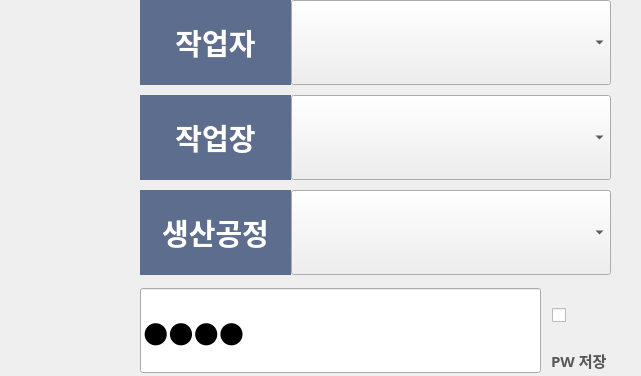
       <widget class="QFrame" name="main_c_frame">
        <property name="frameShape">
         <enum>QFrame::NoFrame</enum>
        </property>
        <property name="frameShadow">
         <enum>QFrame::Raised</enum>
        </property>
        <layout class="QVBoxLayout" name="verticalLayout_6">
         <property name="spacing">
          <number>10</number>
         </property>
         <property name="leftMargin">
          <number>140</number>
         </property>
         <property name="topMargin">
          <number>0</number>
         </property>
         <property name="rightMargin">
          <number>30</number>
         </property>
         <property name="bottomMargin">
          <number>0</number>
         </property>
         <item>
          <widget class="QFrame" name="empl_frame">
           <property name="minimumSize">
            <size>
             <width>471</width>
             <height>0</height>
            </size>
           </property>
           <property name="maximumSize">
            <size>
             <width>491</width>
             <height>91</height>
            </size>
           </property>
           <property name="frameShape">
            <enum>QFrame::NoFrame</enum>
           </property>
           <property name="frameShadow">
            <enum>QFrame::Raised</enum>
           </property>
           <layout class="QHBoxLayout" name="horizontalLayout_7">
            <property name="spacing">
             <number>0</number>
            </property>
            <property name="leftMargin">
             <number>0</number>
            </property>
            <property name="topMargin">
             <number>0</number>
            </property>
            <property name="rightMargin">
             <number>0</number>
            </property>
            <property name="bottomMargin">
             <number>0</number>
            </property>
            <item alignment="Qt::AlignTop">
             <widget class="QLabel" name="empl_label">
              <property name="minimumSize">
               <size>
                <width>151</width>
                <height>85</height>
               </size>
              </property>
              <property name="maximumSize">
               <size>
                <width>151</width>
                <height>85</height>
               </size>
              </property>
              <property name="font">
               <font>
                <family>맑은 고딕</family>
                <pointsize>22</pointsize>
                <weight>75</weight>
                <italic>false</italic>
                <bold>true</bold>
               </font>
              </property>
              <property name="styleSheet">
               <string notr="true">background: #5D6D8E;
color: white;</string>
              </property>
              <property name="text">
               <string>작업자</string>
              </property>
              <property name="alignment">
               <set>Qt::AlignCenter</set>
              </property>
             </widget>
            </item>
            <item alignment="Qt::AlignTop">
             <widget class="QComboBox" name="empl_combo">
              <property name="sizePolicy">
               <sizepolicy hsizetype="Preferred" vsizetype="Preferred">
                <horstretch>0</horstretch>
                <verstretch>0</verstretch>
               </sizepolicy>
              </property>
              <property name="minimumSize">
               <size>
                <width>0</width>
                <height>85</height>
               </size>
              </property>
              <property name="maximumSize">
               <size>
                <width>16777215</width>
                <height>85</height>
               </size>
              </property>
              <property name="font">
               <font>
                <family>맑은 고딕</family>
                <pointsize>22</pointsize>
                <weight>75</weight>
                <bold>true</bold>
               </font>
              </property>
              <property name="cursor">
               <cursorShape>PointingHandCursor</cursorShape>
              </property>
              <property name="focusPolicy">
               <enum>Qt::StrongFocus</enum>
              </property>
              <property name="editable">
               <bool>false</bool>
              </property>
             </widget>
            </item>
           </layout>
          </widget>
         </item>
         <item alignment="Qt::AlignTop">
          <widget class="QFrame" name="wc_frame">
           <property name="minimumSize">
            <size>
             <width>471</width>
             <height>0</height>
            </size>
           </property>
           <property name="maximumSize">
            <size>
             <width>491</width>
             <height>91</height>
            </size>
           </property>
           <property name="frameShape">
            <enum>QFrame::NoFrame</enum>
           </property>
           <property name="frameShadow">
            <enum>QFrame::Raised</enum>
           </property>
           <layout class="QHBoxLayout" name="horizontalLayout_8">
            <property name="spacing">
             <number>0</number>
            </property>
            <property name="leftMargin">
             <number>0</number>
            </property>
            <property name="topMargin">
             <number>0</number>
            </property>
            <property name="rightMargin">
             <number>0</number>
            </property>
            <property name="bottomMargin">
             <number>0</number>
            </property>
            <item>
             <widget class="QLabel" name="wc_label">
              <property name="minimumSize">
               <size>
                <width>151</width>
                <height>85</height>
               </size>
              </property>
              <property name="maximumSize">
               <size>
                <width>151</width>
                <height>85</height>
               </size>
              </property>
              <property name="font">
               <font>
                <family>맑은 고딕</family>
                <pointsize>22</pointsize>
                <weight>75</weight>
                <italic>false</italic>
                <bold>true</bold>
               </font>
              </property>
              <property name="styleSheet">
               <string notr="true">background: #5D6D8E;
color: white;</string>
              </property>
              <property name="text">
               <string>작업장</string>
              </property>
              <property name="alignment">
               <set>Qt::AlignCenter</set>
              </property>
             </widget>
            </item>
            <item>
             <widget class="QComboBox" name="wc_combo">
              <property name="sizePolicy">
               <sizepolicy hsizetype="Preferred" vsizetype="Preferred">
                <horstretch>0</horstretch>
                <verstretch>0</verstretch>
               </sizepolicy>
              </property>
              <property name="minimumSize">
               <size>
                <width>0</width>
                <height>85</height>
               </size>
              </property>
              <property name="maximumSize">
               <size>
                <width>16777215</width>
                <height>85</height>
               </size>
              </property>
              <property name="font">
               <font>
                <family>맑은 고딕</family>
                <pointsize>22</pointsize>
                <weight>75</weight>
                <bold>true</bold>
               </font>
              </property>
              <property name="cursor">
               <cursorShape>PointingHandCursor</cursorShape>
              </property>
              <property name="focusPolicy">
               <enum>Qt::StrongFocus</enum>
              </property>
              <property name="editable">
               <bool>false</bool>
              </property>
             </widget>
            </item>
           </layout>
          </widget>
         </item>
         <item alignment="Qt::AlignTop">
          <widget class="QFrame" name="proc_frame">
           <property name="minimumSize">
            <size>
             <width>471</width>
             <height>0</height>
            </size>
           </property>
           <property name="maximumSize">
            <size>
             <width>491</width>
             <height>91</height>
            </size>
           </property>
           <property name="frameShape">
            <enum>QFrame::NoFrame</enum>
           </property>
           <property name="frameShadow">
            <enum>QFrame::Raised</enum>
           </property>
           <layout class="QHBoxLayout" name="horizontalLayout_9">
            <property name="spacing">
             <number>0</number>
            </property>
            <property name="leftMargin">
             <number>0</number>
            </property>
            <property name="topMargin">
             <number>0</number>
            </property>
            <property name="rightMargin">
             <number>0</number>
            </property>
            <property name="bottomMargin">
             <number>0</number>
            </property>
            <item>
             <widget class="QLabel" name="proc_label">
              <property name="minimumSize">
               <size>
                <width>151</width>
                <height>85</height>
               </size>
              </property>
              <property name="maximumSize">
               <size>
                <width>151</width>
                <height>85</height>
               </size>
              </property>
              <property name="font">
               <font>
                <family>맑은 고딕</family>
                <pointsize>22</pointsize>
                <weight>75</weight>
                <italic>false</italic>
                <bold>true</bold>
               </font>
              </property>
              <property name="styleSheet">
               <string notr="true">background: #5D6D8E;
color: white;</string>
              </property>
              <property name="text">
               <string>생산공정</string>
              </property>
              <property name="alignment">
               <set>Qt::AlignCenter</set>
              </property>
             </widget>
            </item>
            <item>
             <widget class="QComboBox" name="proc_combo">
              <property name="sizePolicy">
               <sizepolicy hsizetype="Preferred" vsizetype="Preferred">
                <horstretch>0</horstretch>
                <verstretch>0</verstretch>
               </sizepolicy>
              </property>
              <property name="minimumSize">
               <size>
                <width>0</width>
                <height>85</height>
               </size>
              </property>
              <property name="maximumSize">
               <size>
                <width>16777215</width>
                <height>85</height>
               </size>
              </property>
              <property name="font">
               <font>
                <family>맑은 고딕</family>
                <pointsize>22</pointsize>
                <weight>75</weight>
                <bold>true</bold>
               </font>
              </property>
              <property name="cursor">
               <cursorShape>PointingHandCursor</cursorShape>
              </property>
              <property name="focusPolicy">
               <enum>Qt::StrongFocus</enum>
              </property>
              <property name="editable">
               <bool>false</bool>
              </property>
             </widget>
            </item>
           </layout>
          </widget>
         </item>
         <item>
          <widget class="QFrame" name="pwd_frame">
           <property name="minimumSize">
            <size>
             <width>471</width>
             <height>91</height>
            </size>
           </property>
           <property name="maximumSize">
            <size>
             <width>491</width>
             <height>91</height>
            </size>
           </property>
           <property name="frameShape">
            <enum>QFrame::NoFrame</enum>
           </property>
           <property name="frameShadow">
            <enum>QFrame::Raised</enum>
           </property>
           <layout class="QHBoxLayout" name="horizontalLayout_11">
            <property name="spacing">
             <number>10</number>
            </property>
            <property name="leftMargin">
             <number>0</number>
            </property>
            <property name="topMargin">
             <number>0</number>
            </property>
            <property name="rightMargin">
             <number>0</number>
            </property>
            <property name="bottomMargin">
             <number>0</number>
            </property>
            <item>
             <widget class="QLineEdit" name="pwd_input">
              <property name="sizePolicy">
               <sizepolicy hsizetype="Preferred" vsizetype="Preferred">
                <horstretch>0</horstretch>
                <verstretch>0</verstretch>
               </sizepolicy>
              </property>
              <property name="minimumSize">
               <size>
                <width>365</width>
                <height>85</height>
               </size>
              </property>
              <property name="maximumSize">
               <size>
                <width>16777215</width>
                <height>85</height>
               </size>
              </property>
              <property name="font">
               <font>
                <family>맑은 고딕</family>
                <pointsize>22</pointsize>
                <weight>50</weight>
                <bold>false</bold>
               </font>
              </property>
              <property name="styleSheet">
               <string notr="true"/>
              </property>
              <property name="text">
               <string>5322</string>
              </property>
              <property name="echoMode">
               <enum>QLineEdit::Password</enum>
              </property>
              <property name="placeholderText">
               <string>비밀번호</string>
              </property>
             </widget>
            </item>
            <item>
             <widget class="QFrame" name="pwd_check_frame">
              <property name="minimumSize">
               <size>
                <width>60</width>
                <height>0</height>
               </size>
              </property>
              <property name="maximumSize">
               <size>
                <width>60</width>
                <height>16777215</height>
               </size>
              </property>
              <property name="styleSheet">
               <string notr="true">border: none;</string>
              </property>
              <property name="frameShape">
               <enum>QFrame::NoFrame</enum>
              </property>
              <property name="frameShadow">
               <enum>QFrame::Raised</enum>
              </property>
              <layout class="QVBoxLayout" name="verticalLayout_8">
               <property name="spacing">
                <number>0</number>
               </property>
               <property name="leftMargin">
                <number>0</number>
               </property>
               <property name="topMargin">
                <number>0</number>
               </property>
               <property name="rightMargin">
                <number>0</number>
               </property>
               <property name="bottomMargin">
                <number>0</number>
               </property>
               <item alignment="Qt::AlignRight">
                <widget class="QCheckBox" name="pwd_check">
                 <property name="minimumSize">
                  <size>
                   <width>59</width>
                   <height>60</height>
                  </size>
                 </property>
                 <property name="maximumSize">
                  <size>
                   <width>59</width>
                   <height>60</height>
                  </size>
                 </property>
                 <property name="font">
                  <font>
                   <family>맑은 고딕</family>
                   <pointsize>20</pointsize>
                   <weight>75</weight>
                   <bold>true</bold>
                  </font>
                 </property>
                 <property name="styleSheet">
                  <string notr="true"/>
                 </property>
                 <property name="text">
                  <string/>
                 </property>
                 <property name="iconSize">
                  <size>
                   <width>10</width>
                   <height>10</height>
                  </size>
                 </property>
                 <property name="checked">
                  <bool>false</bool>
                 </property>
                </widget>
               </item>
               <item>
                <widget class="QLabel" name="pwd_label">
                 <property name="font">
                  <font>
                   <family>맑은 고딕</family>
                   <pointsize>11</pointsize>
                   <weight>75</weight>
                   <bold>true</bold>
                  </font>
                 </property>
                 <property name="styleSheet">
                  <string notr="true">color: #585858;</string>
                 </property>
                 <property name="text">
                  <string>PW 저장</string>
                 </property>
                </widget>
               </item>
              </layout>
             </widget>
            </item>
           </layout>
          </widget>
         </item>
        </layout>
       </widget>
